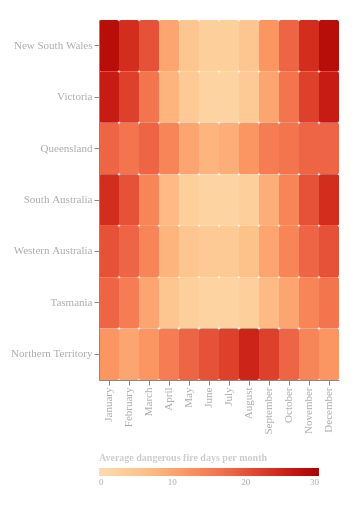

Specify this chart in Vega-Lite:
### Vega-Lite specification from a JSON file in a GitHub repository (floating-point values rounded to 4 significant figures)
{"$schema": "https://vega.github.io/schema/vega-lite/v5.json", "width": "container", "height": 360, "padding": {"left": 10, "right": 20, "top": 20, "bottom": 30}, "background": "transparent", "data": {"values": [{"state": "New South Wales", "month": "January", "ffdi": 28}, {"state": "New South Wales", "month": "February", "ffdi": 24}, {"state": "New South Wales", "month": "March", "ffdi": 20}, {"state": "New South Wales", "month": "April", "ffdi": 10}, {"state": "New South Wales", "month": "May", "ffdi": 5}, {"state": "New South Wales", "month": "June", "ffdi": 3}, {"state": "New South Wales", "month": "July", "ffdi": 3}, {"state": "New South Wales", "month": "August", "ffdi": 5}, {"state": "New South Wales", "month": "September", "ffdi": 12}, {"state": "New South Wales", "month": "October", "ffdi": 18}, {"state": "New South Wales", "month": "November", "ffdi": 24}, {"state": "New South Wales", "month": "December", "ffdi": 28}, {"state": "Victoria", "month": "January", "ffdi": 26}, {"state": "Victoria", "month": "February", "ffdi": 22}, {"state": "Victoria", "month": "March", "ffdi": 16}, {"state": "Victoria", "month": "April", "ffdi": 8}, {"state": "Victoria", "month": "May", "ffdi": 4}, {"state": "Victoria", "month": "June", "ffdi": 2}, {"state": "Victoria", "month": "July", "ffdi": 2}, {"state": "Victoria", "month": "August", "ffdi": 4}, {"state": "Victoria", "month": "September", "ffdi": 10}, {"state": "Victoria", "month": "October", "ffdi": 16}, {"state": "Victoria", "month": "November", "ffdi": 22}, {"state": "Victoria", "month": "December", "ffdi": 26}, {"state": "Queensland", "month": "January", "ffdi": 18}, {"state": "Queensland", "month": "February", "ffdi": 16}, {"state": "Queensland", "month": "March", "ffdi": 18}, {"state": "Queensland", "month": "April", "ffdi": 14}, {"state": "Queensland", "month": "May", "ffdi": 10}, {"state": "Queensland", "month": "June", "ffdi": 8}, {"state": "Queensland", "month": "July", "ffdi": 9}, {"state": "Queensland", "month": "August", "ffdi": 12}, {"state": "Queensland", "month": "September", "ffdi": 15}, {"state": "Queensland", "month": "October", "ffdi": 16}, {"state": "Queensland", "month": "November", "ffdi": 18}, {"state": "Queensland", "month": "December", "ffdi": 18}, {"state": "South Australia", "month": "January", "ffdi": 24}, {"state": "South Australia", "month": "February", "ffdi": 20}, {"state": "South Australia", "month": "March", "ffdi": 14}, {"state": "South Australia", "month": "April", "ffdi": 7}, {"state": "South Australia", "month": "May", "ffdi": 3}, {"state": "South Australia", "month": "June", "ffdi": 2}, {"state": "South Australia", "month": "July", "ffdi": 2}, {"state": "South Australia", "month": "August", "ffdi": 3}, {"state": "South Australia", "month": "September", "ffdi": 9}, {"state": "South Australia", "month": "October", "ffdi": 14}, {"state": "South Australia", "month": "November", "ffdi": 20}, {"state": "South Australia", "month": "December", "ffdi": 24}, {"state": "Western Australia", "month": "January", "ffdi": 20}, {"state": "Western Australia", "month": "February", "ffdi": 18}, {"state": "Western Australia", "month": "March", "ffdi": 14}, {"state": "Western Australia", "month": "April", "ffdi": 8}, {"state": "Western Australia", "month": "May", "ffdi": 5}, {"state": "Western Australia", "month": "June", "ffdi": 4}, {"state": "Western Australia", "month": "July", "ffdi": 4}, {"state": "Western Australia", "month": "August", "ffdi": 6}, {"state": "Western Australia", "month": "September", "ffdi": 10}, {"state": "Western Australia", "month": "October", "ffdi": 14}, {"state": "Western Australia", "month": "November", "ffdi": 18}, {"state": "Western Australia", "month": "December", "ffdi": 20}, {"state": "Tasmania", "month": "January", "ffdi": 18}, {"state": "Tasmania", "month": "February", "ffdi": 15}, {"state": "Tasmania", "month": "March", "ffdi": 10}, {"state": "Tasmania", "month": "April", "ffdi": 5}, {"state": "Tasmania", "month": "May", "ffdi": 3}, {"state": "Tasmania", "month": "June", "ffdi": 2}, {"state": "Tasmania", "month": "July", "ffdi": 2}, {"state": "Tasmania", "month": "August", "ffdi": 3}, {"state": "Tasmania", "month": "September", "ffdi": 7}, {"state": "Tasmania", "month": "October", "ffdi": 10}, {"state": "Tasmania", "month": "November", "ffdi": 14}, {"state": "Tasmania", "month": "December", "ffdi": 16}, {"state": "Northern Territory", "month": "January", "ffdi": 12}, {"state": "Northern Territory", "month": "February", "ffdi": 10}, {"state": "Northern Territory", "month": "March", "ffdi": 12}, {"state": "Northern Territory", "month": "April", "ffdi": 15}, {"state": "Northern Territory", "month": "May", "ffdi": 18}, {"state": "Northern Territory", "month": "June", "ffdi": 20}, {"state": "Northern Territory", "month": "July", "ffdi": 22}, {"state": "Northern Territory", "month": "August", "ffdi": 25}, {"state": "Northern Territory", "month": "September", "ffdi": 22}, {"state": "Northern Territory", "month": "October", "ffdi": 18}, {"state": "Northern Territory", "month": "November", "ffdi": 14}, {"state": "Northern Territory", "month": "December", "ffdi": 12}]}, "mark": {"type": "rect", "cornerRadius": 2}, "encoding": {"x": {"field": "month", "type": "ordinal", "sort": ["January", "February", "March", "April", "May", "June", "July", "August", "September", "October", "November", "December"], "axis": {"title": null, "grid": false, "labelColor": "#aaa", "labelFont": "DM Mono", "labelFontSize": 11}}, "y": {"field": "state", "type": "ordinal", "sort": ["New South Wales", "Victoria", "Queensland", "South Australia", "Western Australia", "Tasmania", "Northern Territory"], "axis": {"title": null, "grid": false, "labelColor": "#aaa", "labelFont": "DM Mono", "labelFontSize": 11}}, "color": {"field": "ffdi", "type": "quantitative", "scale": {"scheme": "orangered", "domain": [0, 30]}, "legend": {"title": "Average dangerous fire days per month", "labelColor": "#aaa", "titleColor": "#ccc", "labelFont": "DM Mono", "titleFont": "DM Mono", "orient": "bottom", "direction": "horizontal", "gradientLength": 220, "gradientThickness": 8, "titleFontSize": 10, "labelFontSize": 9}}, "tooltip": [{"field": "state", "title": "State"}, {"field": "month", "title": "Month"}, {"field": "ffdi", "title": "Average dangerous fire days"}]}, "config": {"background": "transparent", "view": {"stroke": null}}}
